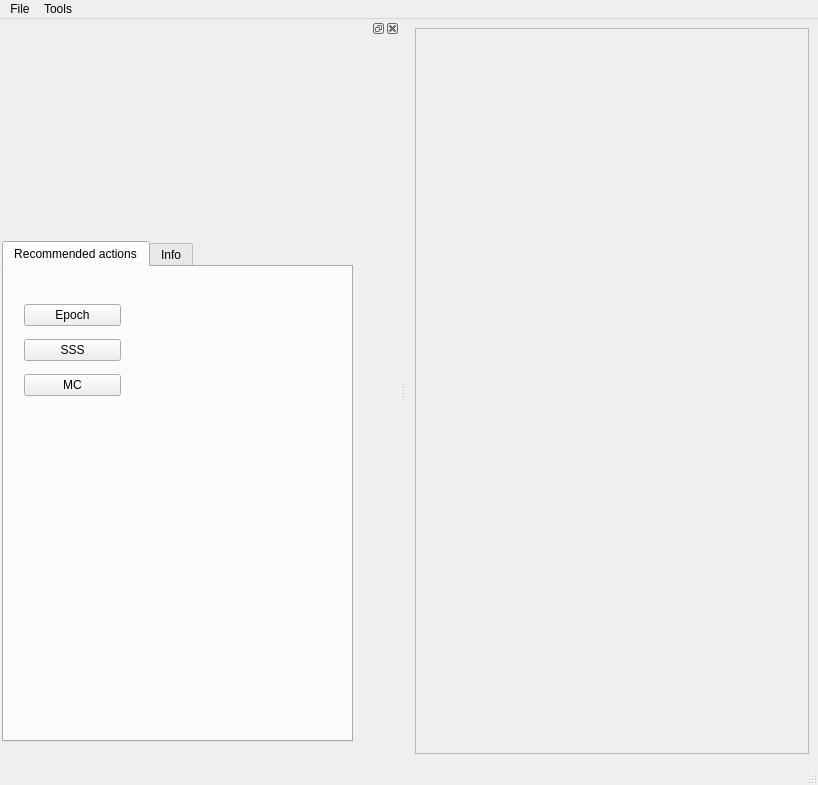
<?xml version="1.0" encoding="UTF-8"?>
<ui version="4.0">
 <class>MainWindow</class>
 <widget class="QMainWindow" name="MainWindow">
  <property name="geometry">
   <rect>
    <x>0</x>
    <y>0</y>
    <width>818</width>
    <height>785</height>
   </rect>
  </property>
  <property name="sizePolicy">
   <sizepolicy hsizetype="Expanding" vsizetype="Expanding">
    <horstretch>0</horstretch>
    <verstretch>0</verstretch>
   </sizepolicy>
  </property>
  <property name="windowTitle">
   <string>MainWindow</string>
  </property>
  <widget class="QWidget" name="centralwidget">
   <layout class="QGridLayout" name="gridLayout">
    <item row="0" column="0">
     <widget class="QFrame" name="frame">
      <property name="frameShape">
       <enum>QFrame::StyledPanel</enum>
      </property>
      <property name="frameShadow">
       <enum>QFrame::Raised</enum>
      </property>
     </widget>
    </item>
   </layout>
  </widget>
  <widget class="QMenuBar" name="menubar">
   <property name="geometry">
    <rect>
     <x>0</x>
     <y>0</y>
     <width>818</width>
     <height>29</height>
    </rect>
   </property>
   <property name="defaultUp">
    <bool>false</bool>
   </property>
   <widget class="QMenu" name="menuFile">
    <property name="title">
     <string>File</string>
    </property>
    <addaction name="actionLoad_file"/>
    <addaction name="actionSave_file"/>
   </widget>
   <widget class="QMenu" name="menuTools">
    <property name="title">
     <string>Tools</string>
    </property>
    <addaction name="actionPreferences"/>
   </widget>
   <addaction name="menuFile"/>
   <addaction name="menuTools"/>
  </widget>
  <widget class="QStatusBar" name="statusbar"/>
  <widget class="QDockWidget" name="dockWidget">
   <property name="sizePolicy">
    <sizepolicy hsizetype="Expanding" vsizetype="Expanding">
     <horstretch>1</horstretch>
     <verstretch>0</verstretch>
    </sizepolicy>
   </property>
   <property name="minimumSize">
    <size>
     <width>400</width>
     <height>41</height>
    </size>
   </property>
   <property name="allowedAreas">
    <set>Qt::BottomDockWidgetArea|Qt::LeftDockWidgetArea</set>
   </property>
   <attribute name="dockWidgetArea">
    <number>1</number>
   </attribute>
   <widget class="QWidget" name="dockWidgetContents">
    <widget class="QTabWidget" name="tabWidget">
     <property name="geometry">
      <rect>
       <x>2</x>
       <y>203</y>
       <width>351</width>
       <height>501</height>
      </rect>
     </property>
     <property name="currentIndex">
      <number>0</number>
     </property>
     <widget class="QWidget" name="tabRecommended">
      <property name="accessibleName">
       <string extracomment="dsfsdf"/>
      </property>
      <attribute name="title">
       <string>Recommended actions</string>
      </attribute>
      <widget class="QWidget" name="layoutWidget">
       <property name="geometry">
        <rect>
         <x>20</x>
         <y>30</y>
         <width>97</width>
         <height>107</height>
        </rect>
       </property>
       <layout class="QVBoxLayout" name="verticalLayout">
        <item>
         <widget class="QPushButton" name="pushButtonEpoch">
          <property name="text">
           <string>Epoch</string>
          </property>
         </widget>
        </item>
        <item>
         <widget class="QPushButton" name="pushButtonSSS">
          <property name="text">
           <string>SSS</string>
          </property>
         </widget>
        </item>
        <item>
         <widget class="QPushButton" name="pushButtonMC">
          <property name="text">
           <string>MC</string>
          </property>
         </widget>
        </item>
       </layout>
      </widget>
     </widget>
     <widget class="QWidget" name="tabInfo">
      <attribute name="title">
       <string>Info</string>
      </attribute>
      <widget class="QWidget" name="layoutWidget_2">
       <property name="geometry">
        <rect>
         <x>10</x>
         <y>10</y>
         <width>301</width>
         <height>391</height>
        </rect>
       </property>
       <layout class="QVBoxLayout" name="verticalLayout_3">
        <item>
         <widget class="QGroupBox" name="metaBox">
          <property name="title">
           <string>Background</string>
          </property>
          <widget class="QWidget" name="layoutWidget_3">
           <property name="geometry">
            <rect>
             <x>26</x>
             <y>35</y>
             <width>113</width>
             <height>23</height>
            </rect>
           </property>
           <layout class="QGridLayout" name="gridLayout_3">
            <item row="0" column="0">
             <widget class="QLabel" name="labelDate">
              <property name="text">
               <string>Date:</string>
              </property>
             </widget>
            </item>
            <item row="0" column="1">
             <widget class="QLabel" name="labelDateValue">
              <property name="text">
               <string>DateValue</string>
              </property>
             </widget>
            </item>
           </layout>
          </widget>
          <widget class="QGroupBox" name="filtersBox">
           <property name="geometry">
            <rect>
             <x>0</x>
             <y>70</y>
             <width>299</width>
             <height>125</height>
            </rect>
           </property>
           <property name="title">
            <string>Filters</string>
           </property>
           <widget class="QWidget" name="layoutWidget_4">
            <property name="geometry">
             <rect>
              <x>23</x>
              <y>31</y>
              <width>181</width>
              <height>77</height>
             </rect>
            </property>
            <layout class="QGridLayout" name="gridLayout_2">
             <item row="0" column="0">
              <widget class="QLabel" name="labelLow">
               <property name="lineWidth">
                <number>1</number>
               </property>
               <property name="text">
                <string>Low-pass:</string>
               </property>
               <property name="scaledContents">
                <bool>true</bool>
               </property>
              </widget>
             </item>
             <item row="0" column="1">
              <widget class="QLabel" name="labelLowValue">
               <property name="text">
                <string>Low-pass value</string>
               </property>
              </widget>
             </item>
             <item row="1" column="0">
              <widget class="QLabel" name="labelHigh">
               <property name="text">
                <string>High-pass:</string>
               </property>
              </widget>
             </item>
             <item row="1" column="1">
              <widget class="QLabel" name="labelHighValue">
               <property name="text">
                <string>High-pass value</string>
               </property>
              </widget>
             </item>
             <item row="2" column="0">
              <widget class="QLabel" name="labelSfreq">
               <property name="text">
                <string>TextLabel:</string>
               </property>
              </widget>
             </item>
             <item row="2" column="1">
              <widget class="QLabel" name="label_5">
               <property name="text">
                <string>TextLabel</string>
               </property>
              </widget>
             </item>
            </layout>
           </widget>
          </widget>
         </widget>
        </item>
        <item>
         <widget class="QGroupBox" name="channelsBox">
          <property name="title">
           <string>Channels</string>
          </property>
          <widget class="QWidget" name="layoutWidget_5">
           <property name="geometry">
            <rect>
             <x>20</x>
             <y>23</y>
             <width>194</width>
             <height>104</height>
            </rect>
           </property>
           <layout class="QGridLayout" name="gridLayout_4">
            <item row="0" column="0">
             <widget class="QLabel" name="labelEEG">
              <property name="text">
               <string>EEG:</string>
              </property>
             </widget>
            </item>
            <item row="0" column="1">
             <widget class="QLabel" name="labelEEGValue">
              <property name="text">
               <string>EEG value</string>
              </property>
             </widget>
            </item>
            <item row="1" column="0">
             <widget class="QLabel" name="labelGradMEG">
              <property name="text">
               <string>Grad. MEG:</string>
              </property>
             </widget>
            </item>
            <item row="1" column="1">
             <widget class="QLabel" name="labelGradMEGValue">
              <property name="text">
               <string>Grad. MEG value</string>
              </property>
             </widget>
            </item>
            <item row="2" column="0">
             <widget class="QLabel" name="labelMagMEG">
              <property name="text">
               <string>Mag. MEG:</string>
              </property>
             </widget>
            </item>
            <item row="2" column="1">
             <widget class="QLabel" name="labelMagMEGValue">
              <property name="text">
               <string>Mag. MEG value</string>
              </property>
             </widget>
            </item>
            <item row="3" column="0">
             <widget class="QLabel" name="labelSamples">
              <property name="text">
               <string>Samples:</string>
              </property>
             </widget>
            </item>
            <item row="3" column="1">
             <widget class="QLabel" name="labelSamplesValue">
              <property name="text">
               <string>SamplesValue</string>
              </property>
             </widget>
            </item>
           </layout>
          </widget>
         </widget>
        </item>
       </layout>
      </widget>
     </widget>
    </widget>
   </widget>
  </widget>
  <action name="actionLoad_file">
   <property name="text">
    <string>Load file</string>
   </property>
  </action>
  <action name="actionSave_file">
   <property name="text">
    <string>Save file</string>
   </property>
  </action>
  <action name="actionPreferences">
   <property name="text">
    <string>Preferences</string>
   </property>
  </action>
 </widget>
 <resources/>
 <connections/>
</ui>
